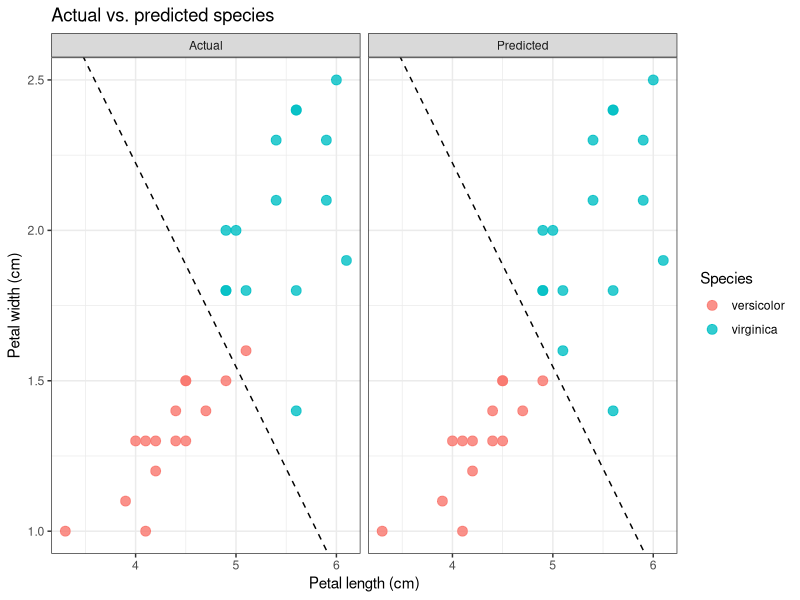

Write R code to recreate this figure.
# ============================================================
# 04. 선형 분류와 시각화
# ============================================================
# 학습 목표
# - 두 가지 측정값을 사용해 두 그룹을 분류하기
# - 학습용 데이터로 모델을 만들고 평가용 데이터로 예측하기
# - 실제 그룹과 예측 그룹을 산점도에서 비교하기
#
# 실행: Cmd + Enter (Mac) / Ctrl + Enter (Windows)

library(tidyverse)


# ============================================================
# 1. 데이터 준비하기
# ============================================================
# 한 행은 붓꽃 한 송이입니다.
# 입력값: 꽃잎 길이(Petal.Length), 꽃잎 너비(Petal.Width)
# 정답: 품종(Species)

flowers <- iris |>
  filter(Species %in% c("versicolor", "virginica")) |>
  select(Petal.Length, Petal.Width, Species) |>
  mutate(
    # virginica는 1, versicolor는 0으로 표시합니다.
    is_virginica = ifelse(Species == "virginica", 1, 0)
  )

head(flowers)
table(flowers$Species)


# ============================================================
# 2. 학습용 데이터와 평가용 데이터 나누기
# ============================================================
# 품종마다 35개는 학습에 사용하고, 나머지 15개는 평가에 사용합니다.
# set.seed()를 지정하면 다시 실행해도 같은 방식으로 나뉩니다.

set.seed(123)

train_rows <- c(
  sample(which(flowers$Species == "versicolor"), 35),
  sample(which(flowers$Species == "virginica"), 35)
)

train <- flowers[train_rows, ]
test <- flowers[-train_rows, ]

table(train$Species)
table(test$Species)


# ============================================================
# 3. 로지스틱 회귀 모델 만들기
# ============================================================
# 꽃잎 길이와 너비를 사용해 virginica일 확률을 계산합니다.
# 두 품종을 나누는 경계는 이 산점도에서 직선입니다.

model <- glm(
  is_virginica ~ Petal.Length + Petal.Width,
  data = train,
  family = binomial()
)

coef(model)


# ============================================================
# 4. 평가용 데이터의 품종 예측하기
# ============================================================
# 예측 확률이 0.5 이상이면 virginica로 분류합니다.

test$prob_virginica <- predict(
  model,
  newdata = test,
  type = "response"
)

test$predicted_species <- ifelse(
  test$prob_virginica >= 0.5,
  "virginica",
  "versicolor"
)

test$correct <- test$Species == test$predicted_species

head(test)

# 행은 실제 품종, 열은 예측 품종입니다.
table(Actual = test$Species, Predicted = test$predicted_species)

# 정확도는 전체 평가용 데이터에서 맞힌 비율입니다.
mean(test$correct)

# 틀린 사례의 길이, 너비, 예측 확률을 확인합니다.
test[!test$correct, ]


# ============================================================
# 5. 실제 품종과 예측 품종을 산점도로 비교하기
# ============================================================
# 왼쪽과 오른쪽에는 같은 평가용 데이터가 표시됩니다.
# 색이 바뀐 점은 모델이 품종을 틀리게 예측한 꽃입니다.

plot_data <- test |>
  transmute(
    Petal.Length,
    Petal.Width,
    Actual = as.character(Species),
    Predicted = predicted_species
  ) |>
  pivot_longer(
    cols = c(Actual, Predicted),
    names_to = "panel",
    values_to = "species"
  )

# 예측 확률이 0.5인 지점을 연결한 선이 분류 경계입니다.
# b0 + b1 * 길이 + b2 * 너비 = 0을 너비에 대해 정리합니다.
b <- coef(model)
boundary_slope <- -b[["Petal.Length"]] / b[["Petal.Width"]]
boundary_intercept <- -b[["(Intercept)"]] / b[["Petal.Width"]]

p_classifier <- ggplot(
  plot_data,
  aes(x = Petal.Length, y = Petal.Width, color = species)
) +
  geom_point(size = 3, alpha = 0.8) +
  geom_abline(
    slope = boundary_slope,
    intercept = boundary_intercept,
    linetype = "dashed"
  ) +
  facet_wrap(~ panel) +
  labs(
    title = "Actual vs. predicted species",
    x = "Petal length (cm)",
    y = "Petal width (cm)",
    color = "Species"
  ) +
  theme_bw()

print(p_classifier)
